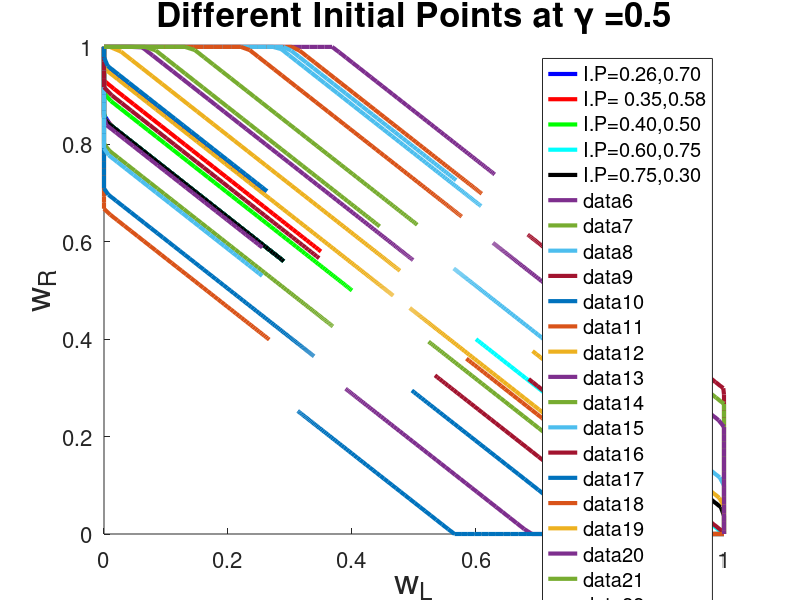

This figure's MATLAB source:
% one target neuron with normalization

gama=[ 0 0.25 0.5 0.75 1];
color='brgck';
p1=1/2;
p0=1/2;
p11=gama/4;
p00=gama/4+gama/4;
p01=1/2+gama/4;
p10=1;

inputs=zeros(2*length(gama),1000);
ur_num=zeros(1,length(gama));
ul_num=zeros(1,length(gama));
cs_num=zeros(1,length(gama));
cd_num=zeros(1,length(gama));


for j=1:length(gama)
    for i=1:1000
         x=rand;
        if x<p11(j)
        inputs(2*j-1,i)=1;
        inputs(2*j,i)=1;
        elseif x<p00(j)
        inputs(2*j-1,i)=0;
        inputs(2*j,i)=0;
         elseif x<p01(j)
        inputs(2*j-1,i)=0;
        inputs(2*j,i)=1;
        else
        inputs(2*j-1,i)=1;
        inputs(2*j,i)=0;
        end
    end
    
    % mean values of U_r and U_L
    ur_num(j)=sum(inputs(2*j-1,:))/1000;
    ul_num(j)=sum(inputs(2*j,:))/1000;
    cs_num(j)=p1-ur_num(j)^2;
    cd_num(j)=p11(j)-ur_num(j)*ul_num(j);
    
end

%Covariance matrix analytic solution for 5 gamma values
cs_an=1/4;
cd_an=0.25*(gama-1);
Cov_an_1=[cs_an cd_an(1); cd_an(1) cs_an];
Cov_an_2=[cs_an cd_an(2); cd_an(2) cs_an];
Cov_an_3=[cs_an cd_an(3); cd_an(3) cs_an];
Cov_an_4=[cs_an cd_an(4); cd_an(4) cs_an];
Cov_an_5=[cs_an cd_an(5); cd_an(5) cs_an];
% ShowEigen(Cov_an)

%Covariance matrix numerical solution for 5 gamma values
Cov_num_1=[cs_num(1) cd_num(1); cd_num(1) cs_num(1)];
Cov_num_2=[cs_num(2) cd_num(2); cd_num(2) cs_num(2)];
Cov_num_3=[cs_num(3) cd_num(3); cd_num(3) cs_num(3)];
Cov_num_4=[cs_num(4) cd_num(4); cd_num(4) cs_num(4)];
Cov_num_5=[cs_num(5) cd_num(5); cd_num(5) cs_num(5)];

dt=0.1;


wR=zeros(length(gama),1000);
wL=zeros(length(gama),1000);

wR(:,1)=0.56;
wL(:,1)=0.29;


wplus=zeros(length(gama),1000);
wminus=zeros(length(gama),1000);
wplus(:,1)=wR(:,1)+wL(:,1);
wminus(:,1)=wR(:,1)-wL(:,1);


figure;
for j=1:length(gama)
    
    for i=1:999
    wR(j,i+1)=wR(j,i)+dt * 1/2* (cs_an*wR(j,i)+cd_an(j)*wL(j,i)-cd_an(j)*wR(j,i)-cs_an*wL(j,i));

    wL(j,i+1)=wL(j,i)+dt * 1/2 *(cd_an(j)*wR(j,i)+cs_an*wL(j,i)-cs_an*wR(j,i)-cd_an(j)*wL(j,i));

    wplus(j,i+1)= 0;
    wminus(j,i+1)= wminus(j,i)+ dt *(wminus(j,i)*(cs_an-cd_an(j)));
     
    wR(wR<0)=0;
    wR(wR>1)=1;
    wL(wL<0)=0;
    wL(wL>1)=1;
    
    end
    
    
    hold on
    plot(wL(j,:),wR(j,:),'color',color(j), 'LineWidth',3)
    axis([0 1 0 1])
    
end
set(gca,'FontSize',16);
xlabel('w_L','FontSize',25);
ylabel('w_R','FontSize',25);
legend('gama=0','gama=0.25','gama=0.5','gama=0.75','gama=1');
hold off


wR_new=zeros(5,1000);
wL_new=zeros(5,1000);
initials_wR=[0.70 0.58 0.50 0.40 0.30];
initials_wL=[0.26 0.35 0.40 0.60 0.75];
wplus_new=zeros(5,1000);
wminus_new=zeros(5,1000);


for j=1:length(initials_wR)
    
    wR_new(j,1)=initials_wR(j);
    wL_new(j,1)=initials_wL(j);    
    wplus_new(j,1)=wR_new(j,1)+wL_new(j,1);
    wminus_new(j,1)=wR_new(j,1)-wL_new(j,1);
    
    for i=1:999
    
      
    wR_new(j,i+1)=wR_new(j,i)+dt * 1/2* (cs_an*wR_new(j,i)+cd_an(3)*wL_new(j,i)-cd_an(3)*wR_new(j,i)-cs_an*wL_new(j,i));

    wL_new(j,i+1)=wL_new(j,i)+dt * 1/2 *(cd_an(3)*wR_new(j,i)+cs_an*wL_new(j,i)-cs_an*wR_new(j,i)-cd_an(3)*wL_new(j,i));

    
    wplus_new(j,i+1)= 0;
    wminus_new(j,i+1)= wminus_new(j,i)+ dt *(wminus_new(j,i)*(cs_an-cd_an(3)));
     
    wR_new(wR_new<0)=0;
    wR_new(wR_new>1)=1;
    wL_new(wL_new<0)=0;
    wL_new(wL_new>1)=1;
    
    end
    
   
    hold on
    plot(wL_new(j,:),wR_new(j,:),'color',color(j), 'LineWidth',3)
    axis([0 1 0 1])
    
end
set(gca,'FontSize',16);
xlabel('w_L','FontSize',25);
ylabel('w_R','FontSize',25);
title('\gamma=0.5,  Different Initial Points','FontSize',25);
legend('I.P=0.26,0.70','I.P= 0.35,0.58','I.P=0.40,0.50','I.P=0.60,0.75','I.P=0.75,0.30');
hold off


% another trial with initial points 
% this time many initials at gamma=0.5

n=30; % number of initial points
new_intl_wR=0.25+(0.75-0.25)*rand(1,n);
new_intl_wL=0.25+(0.75-0.25)*rand(1,n);
wR_n=zeros(n,1000);
wL_n=zeros(n,1000);

for j=1:n
    
    wR_n(j,1)=new_intl_wR(j);
    wL_n(j,1)=new_intl_wL(j);    
    
    for i=1:999
    
    wR_n(j,i+1)=wR_n(j,i)+dt * 1/2* (cs_an*wR_n(j,i)+cd_an(3)*wL_n(j,i)-cd_an(3)*wR_n(j,i)-cs_an*wL_n(j,i));

    wL_n(j,i+1)=wL_n(j,i)+dt * 1/2 *(cd_an(3)*wR_n(j,i)+cs_an*wL_n(j,i)-cs_an*wR_n(j,i)-cd_an(3)*wL_n(j,i));
     
    wR_n(wR_n<0)=0;
    wR_n(wR_n>1)=1;
    wL_n(wL_n<0)=0;
    wL_n(wL_n>1)=1;
    
    end
    
   
    hold on
    plot(wL_n(j,:),wR_n(j,:),'LineWidth',3)
    axis([0 1 0 1])
    
 end
set(gca,'FontSize',16);
title('Different Initial Points at \gamma =0.5','FontSize',25)
xlabel('w_L','FontSize',25);
ylabel('w_R','FontSize',25);
hold off

Comp_wplus=wplus_new(4,:)-wplus_new(3,:);
Comp_wminus=wminus_new(4,:)-wminus_new(3,:);

sum(diff(Comp_wplus));  %-5.5511e-017
sum(diff(Comp_wminus)); %9.3782e+014


